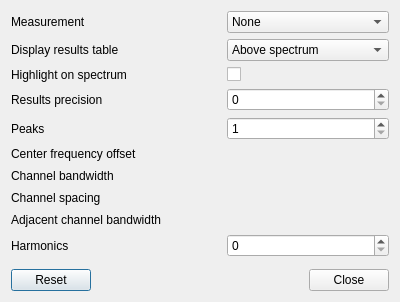
<?xml version="1.0" encoding="UTF-8"?>
<ui version="4.0">
 <class>SpectrumMeasurementsDialog</class>
 <widget class="QDialog" name="SpectrumMeasurementsDialog">
  <property name="geometry">
   <rect>
    <x>0</x>
    <y>0</y>
    <width>400</width>
    <height>302</height>
   </rect>
  </property>
  <property name="minimumSize">
   <size>
    <width>400</width>
    <height>250</height>
   </size>
  </property>
  <property name="font">
   <font>
    <family>Liberation Sans</family>
    <pointsize>9</pointsize>
   </font>
  </property>
  <property name="windowTitle">
   <string>Spectrum Measurements</string>
  </property>
  <layout class="QVBoxLayout" name="verticalLayout">
   <item>
    <layout class="QGridLayout" name="gridLayout">
     <item row="2" column="0">
      <widget class="QLabel" name="highlightLabel">
       <property name="text">
        <string>Highlight on spectrum</string>
       </property>
      </widget>
     </item>
     <item row="9" column="1">
      <widget class="QSpinBox" name="harmonics">
       <property name="toolTip">
        <string>Number of harmonics</string>
       </property>
       <property name="maximum">
        <number>20</number>
       </property>
      </widget>
     </item>
     <item row="5" column="1">
      <widget class="ValueDialZ" name="centerFrequencyOffset" native="true">
       <property name="sizePolicy">
        <sizepolicy hsizetype="Maximum" vsizetype="Maximum">
         <horstretch>0</horstretch>
         <verstretch>0</verstretch>
        </sizepolicy>
       </property>
       <property name="minimumSize">
        <size>
         <width>32</width>
         <height>16</height>
        </size>
       </property>
       <property name="font">
        <font>
         <family>DejaVu Sans Mono</family>
         <pointsize>12</pointsize>
        </font>
       </property>
       <property name="cursor">
        <cursorShape>PointingHandCursor</cursorShape>
       </property>
       <property name="focusPolicy">
        <enum>Qt::StrongFocus</enum>
       </property>
       <property name="toolTip">
        <string>Center frequency offset (Hz)</string>
       </property>
      </widget>
     </item>
     <item row="7" column="0">
      <widget class="QLabel" name="chSpacingLabel">
       <property name="text">
        <string>Channel spacing</string>
       </property>
       <property name="margin">
        <number>2</number>
       </property>
      </widget>
     </item>
     <item row="1" column="1">
      <widget class="QComboBox" name="position">
       <property name="toolTip">
        <string>Where to display the measurements result table</string>
       </property>
       <item>
        <property name="text">
         <string>Above spectrum</string>
        </property>
       </item>
       <item>
        <property name="text">
         <string>Below spectrum</string>
        </property>
       </item>
       <item>
        <property name="text">
         <string>Left of spectrum</string>
        </property>
       </item>
       <item>
        <property name="text">
         <string>Right of spectrum</string>
        </property>
       </item>
      </widget>
     </item>
     <item row="4" column="0">
      <widget class="QLabel" name="peaksLabel">
       <property name="text">
        <string>Peaks</string>
       </property>
      </widget>
     </item>
     <item row="5" column="0">
      <widget class="QLabel" name="centerFrequencyOffsetLabel">
       <property name="text">
        <string>Center frequency offset</string>
       </property>
      </widget>
     </item>
     <item row="0" column="1">
      <widget class="QComboBox" name="measurement">
       <property name="toolTip">
        <string>Type of measurement</string>
       </property>
       <property name="currentIndex">
        <number>0</number>
       </property>
       <item>
        <property name="text">
         <string>None</string>
        </property>
       </item>
       <item>
        <property name="text">
         <string>Peaks</string>
        </property>
       </item>
       <item>
        <property name="text">
         <string>Channel power</string>
        </property>
       </item>
       <item>
        <property name="text">
         <string>Adjacent channel power</string>
        </property>
       </item>
       <item>
        <property name="text">
         <string>Occupied bandwidth</string>
        </property>
       </item>
       <item>
        <property name="text">
         <string>3dB bandwidth</string>
        </property>
       </item>
       <item>
        <property name="text">
         <string>SNR</string>
        </property>
       </item>
      </widget>
     </item>
     <item row="1" column="0">
      <widget class="QLabel" name="positionLabel">
       <property name="text">
        <string>Display results table</string>
       </property>
      </widget>
     </item>
     <item row="6" column="0">
      <widget class="QLabel" name="bandwidthLabel">
       <property name="text">
        <string>Channel bandwidth</string>
       </property>
       <property name="margin">
        <number>2</number>
       </property>
      </widget>
     </item>
     <item row="7" column="1">
      <widget class="ValueDialZ" name="chSpacing" native="true">
       <property name="sizePolicy">
        <sizepolicy hsizetype="Maximum" vsizetype="Maximum">
         <horstretch>0</horstretch>
         <verstretch>0</verstretch>
        </sizepolicy>
       </property>
       <property name="minimumSize">
        <size>
         <width>32</width>
         <height>16</height>
        </size>
       </property>
       <property name="font">
        <font>
         <family>DejaVu Sans Mono</family>
         <pointsize>12</pointsize>
        </font>
       </property>
       <property name="cursor">
        <cursorShape>PointingHandCursor</cursorShape>
       </property>
       <property name="focusPolicy">
        <enum>Qt::StrongFocus</enum>
       </property>
       <property name="toolTip">
        <string>Channel spacing (Hz)</string>
       </property>
      </widget>
     </item>
     <item row="3" column="0">
      <widget class="QLabel" name="precisionLabel">
       <property name="text">
        <string>Results precision</string>
       </property>
      </widget>
     </item>
     <item row="6" column="1">
      <widget class="ValueDialZ" name="bandwidth" native="true">
       <property name="sizePolicy">
        <sizepolicy hsizetype="Maximum" vsizetype="Maximum">
         <horstretch>0</horstretch>
         <verstretch>0</verstretch>
        </sizepolicy>
       </property>
       <property name="minimumSize">
        <size>
         <width>32</width>
         <height>16</height>
        </size>
       </property>
       <property name="font">
        <font>
         <family>DejaVu Sans Mono</family>
         <pointsize>12</pointsize>
        </font>
       </property>
       <property name="cursor">
        <cursorShape>PointingHandCursor</cursorShape>
       </property>
       <property name="focusPolicy">
        <enum>Qt::StrongFocus</enum>
       </property>
       <property name="toolTip">
        <string>Channel bandwidth (Hz)</string>
       </property>
      </widget>
     </item>
     <item row="0" column="0">
      <widget class="QLabel" name="measurementLabel">
       <property name="text">
        <string>Measurement</string>
       </property>
      </widget>
     </item>
     <item row="2" column="1">
      <widget class="QCheckBox" name="highlight">
       <property name="toolTip">
        <string>Whether to highlight the measurements in the spectrum</string>
       </property>
       <property name="text">
        <string/>
       </property>
      </widget>
     </item>
     <item row="9" column="0">
      <widget class="QLabel" name="harmonicsLabel">
       <property name="text">
        <string>Harmonics</string>
       </property>
       <property name="margin">
        <number>2</number>
       </property>
      </widget>
     </item>
     <item row="4" column="1">
      <widget class="QSpinBox" name="peaks">
       <property name="toolTip">
        <string>Number of peaks to display</string>
       </property>
       <property name="minimum">
        <number>1</number>
       </property>
       <property name="maximum">
        <number>20</number>
       </property>
      </widget>
     </item>
     <item row="8" column="0">
      <widget class="QLabel" name="adjChBandwidthLabel">
       <property name="text">
        <string>Adjacent channel bandwidth</string>
       </property>
       <property name="margin">
        <number>2</number>
       </property>
      </widget>
     </item>
     <item row="3" column="1">
      <widget class="QSpinBox" name="precision">
       <property name="toolTip">
        <string>Precision of results (number of decimal places)</string>
       </property>
       <property name="maximum">
        <number>9</number>
       </property>
      </widget>
     </item>
     <item row="8" column="1">
      <widget class="ValueDialZ" name="adjChBandwidth" native="true">
       <property name="sizePolicy">
        <sizepolicy hsizetype="Maximum" vsizetype="Maximum">
         <horstretch>0</horstretch>
         <verstretch>0</verstretch>
        </sizepolicy>
       </property>
       <property name="minimumSize">
        <size>
         <width>32</width>
         <height>16</height>
        </size>
       </property>
       <property name="font">
        <font>
         <family>DejaVu Sans Mono</family>
         <pointsize>12</pointsize>
        </font>
       </property>
       <property name="cursor">
        <cursorShape>PointingHandCursor</cursorShape>
       </property>
       <property name="focusPolicy">
        <enum>Qt::StrongFocus</enum>
       </property>
       <property name="toolTip">
        <string>Adjacent channel bandwidth (Hz)</string>
       </property>
      </widget>
     </item>
    </layout>
   </item>
   <item>
    <spacer name="verticalSpacer">
     <property name="orientation">
      <enum>Qt::Vertical</enum>
     </property>
     <property name="sizeHint" stdset="0">
      <size>
       <width>20</width>
       <height>40</height>
      </size>
     </property>
    </spacer>
   </item>
   <item>
    <layout class="QHBoxLayout" name="horizontalLayout">
     <item>
      <widget class="QPushButton" name="resetMeasurements">
       <property name="toolTip">
        <string>Reset measurement results</string>
       </property>
       <property name="text">
        <string>Reset</string>
       </property>
      </widget>
     </item>
     <item>
      <widget class="QDialogButtonBox" name="buttonBox">
       <property name="orientation">
        <enum>Qt::Horizontal</enum>
       </property>
       <property name="standardButtons">
        <set>QDialogButtonBox::Close</set>
       </property>
      </widget>
     </item>
    </layout>
   </item>
  </layout>
 </widget>
 <customwidgets>
  <customwidget>
   <class>ValueDialZ</class>
   <extends>QWidget</extends>
   <header>gui/valuedialz.h</header>
   <container>1</container>
  </customwidget>
 </customwidgets>
 <tabstops>
  <tabstop>measurement</tabstop>
  <tabstop>position</tabstop>
  <tabstop>peaks</tabstop>
  <tabstop>harmonics</tabstop>
  <tabstop>resetMeasurements</tabstop>
 </tabstops>
 <resources>
  <include location="../resources/res.qrc"/>
 </resources>
 <connections>
  <connection>
   <sender>buttonBox</sender>
   <signal>accepted()</signal>
   <receiver>SpectrumMeasurementsDialog</receiver>
   <slot>accept()</slot>
   <hints>
    <hint type="sourcelabel">
     <x>257</x>
     <y>194</y>
    </hint>
    <hint type="destinationlabel">
     <x>157</x>
     <y>203</y>
    </hint>
   </hints>
  </connection>
  <connection>
   <sender>buttonBox</sender>
   <signal>rejected()</signal>
   <receiver>SpectrumMeasurementsDialog</receiver>
   <slot>reject()</slot>
   <hints>
    <hint type="sourcelabel">
     <x>314</x>
     <y>194</y>
    </hint>
    <hint type="destinationlabel">
     <x>286</x>
     <y>203</y>
    </hint>
   </hints>
  </connection>
 </connections>
</ui>
